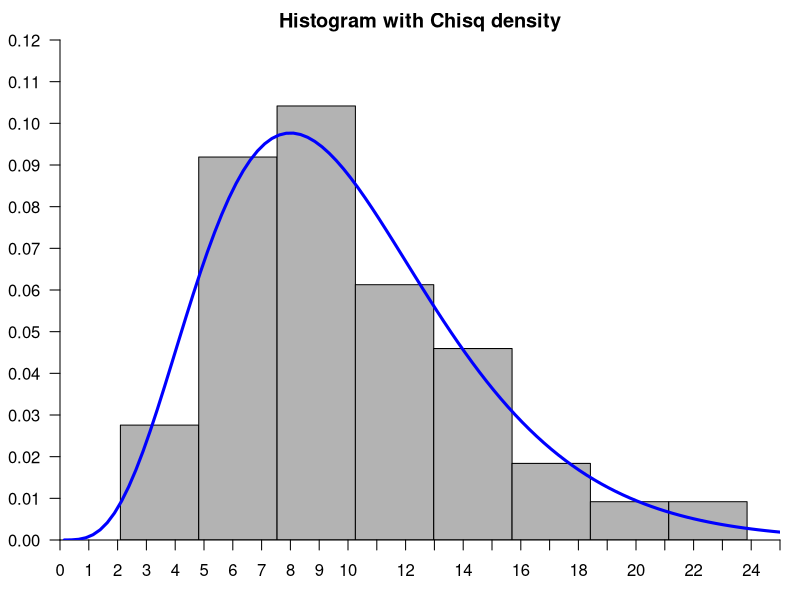

Source code (R): (Note: this script raises an error after producing the figure.)
file <- read.csv("doc.csv", header = F) #???????????? ????????????
####################################################
#1
max_element <- max(file$V1) #???????????????????????? ?????????????? ??????????????
max_element
min_element <- min(file$V1) #?????????????????????? ?????????????? ??????????????
min_element
mean_element <- mean(file$V1)
w <- max_element - min_element #???????????? ??????????????
w
sort(file$V1) #???????????????????? ?????????????? ???? ??????????????????????
n <- length(file$V1) #???????????????????? ????????????
n
#####################################################
#2
numofint = round(1 + log2(length(file$V1))) #?????????? ???????????????????? ???? ?????????????? ???????????????????? 
numofint
width<- w / numofint # ???????????? ??????????????????
width
mean(file$V1)
#####################################################
#####################################################
plot1 <- hist(file$V1, col="gray70",
              breaks = seq(min_element, max_element, by = width), 
              xlim = c(0, 25), ylim = c(0.00,0.12), axes = F, freq = F,
              main = "Histogram with Chisq density", plot = F)

relative_freq <- plot1$counts / length(file$V1) #
relative_freq

relative_freq/width
plot1$density
plot1$breaks

ppp<-plot1$mids - width/2
plot1$breaks

p1 <- pchisq(plot1$breaks[2], mean_element)

p2 <- pchisq(plot1$breaks[3], mean_element) - pchisq(plot1$breaks[2], mean_element)
p3 <- pchisq(plot1$breaks[4], mean_element) - pchisq(plot1$breaks[3], mean_element)
p4 <- pchisq(plot1$breaks[5], mean_element) - pchisq(plot1$breaks[4], mean_element)
p5 <- pchisq(plot1$breaks[6], mean_element) - pchisq(plot1$breaks[5], mean_element)
p6 <- pchisq(plot1$breaks[7], mean_element) - pchisq(plot1$breaks[6], mean_element)
p7 <- pchisq(plot1$breaks[8], mean_element) - pchisq(plot1$breaks[7], mean_element)
p8 <- 1 - p1 - p2 - p3 - p4 - p5 - p6 - p7
p1+p2+p3+p4+p5+p6+p7+p8
pt <- c(p1,p2,p3,p4,p5,p6,p7,p8)
npt <- pt * n

chi_sq <- sum((npt[-(7:8)] -  plot1$counts[-c(7:8)])^2/(npt[-(7:8)]) + 
  (npt[7] + npt[8] -  plot1$counts[7] -  plot1$counts[8])^2 / (npt[7] + npt[8]))

chi_sq <- sum((npt[-(7:8)] - plot1$counts[-c(7:8)])^2 /(npt[-(7:8)]) + 
                (npt[7] + npt[8] - plot1$counts[7] - plot1$counts[8])^2 / (npt[7] + npt[8]))

sum(chi_sq)
qchisq(0.95,5)
chisq.test(file)
sum(npt)
(npt[1]-9)^2/npt[1]+(npt[2]-30)^2/npt[2]+(npt[3]-34)^2/npt[3]+(npt[4]-20)^2/npt[4+(npt[5]-15)^2/npt[5]]+(npt[6]-6)^2/npt[6]+(npt[7]+npt[8]-6)^2/(npt[7]+npt[8])
pchisq(plot1$breaks[-2], mean_element) - pchisq(plot1$breaks[-length(plot1$breaks)], mean_element)
plot1$breaks[-1]
plot1$breaks[-length(plot1$breaks)]

par(mar = c(3, 3, 2, 1), xaxs = "i", yaxs = "i")
plot1 <- hist(file$V1, col="gray70",
              breaks = seq(min_element, max_element, by = width), 
              xlim = c(0, 25), ylim = c(0.00,0.12), axes = F, freq = F,
              main = "Histogram with Chisq density")
axis(1, seq(0, 25, 1))
axis(2, seq(0.00, 0.12, 0.01), las = 1)
curve(dchisq(x, df=10), 0.15, 25, 
      xlim = c(0,20), add = T, col = "blue", lwd = 3)

####################################################
####################################################
#3
png(filename = "../img/Histogram.png", #???????????????????? ??????????????????????
    width = 1920, height = 1080,
    pointsize = 24, res = 96 * 1.25)
paramentrs(mar = c(3, 3, 2, 1), xaxs = "i", yaxs = "i")
plot1 <- hist(file$V1, col="gray70",
            breaks = seq(min_element, max_element, by = width), 
            xlim = c(0, 25), ylim = c(0.00,0.12), axes = F, freq = F,
            main = "Histogram")
axis(1, seq(0, 25, 1))
axis(2, seq(0.00, 0.12, 0.01), las = 1)
dev.off()

f<-cbind(plot1$breaks[-length(plot1$breaks)],plot1$counts) # f
p <- plot1$counts / length(file$V1) # p=f[2]/n
sum(p)# =1
f1<-p/w #f1
f1
####################################################
#4
mean_element <- mean(file$V1) #???????????????????? ??????????????
mean_element
variance_element <- var(file$V1) #???????????????????? ??????????????????
variance_element

####################################################
#5

### ?????????? ?????????????????????????? ?? ?????????????????????? ????????????=5.242, ??????????=0.523
png(filename = "../img/hist_with_gamma_dens.png", 
    width = 1920, height = 1080,
    pointsize = 24, res = 96 * 1.25)
par(mar = c(3, 3, 2, 1), xaxs = "i", yaxs = "i")
plot1 <- hist(file$V1, col="gray70",
              breaks = seq(min_element, max_element, by = width), 
              xlim = c(0, 25), ylim = c(0.00,0.12), axes = F, freq = F,
              main = "Histogram with Gamma density")
axis(1, seq(0, 25, 1))
axis(2, seq(0.00, 0.12, 0.01), las = 1)
curve(dgamma(x, shape=5.242, scale=1/0.523 ), 0.12, 25, 
      xlim = c(0,20), add = T, col = "red", lwd = 3)
dev.off()

# ???? ?????????????? ?????????????????????????? ?? ???????????? ???????????????? ??????????????=10.022
png(filename = "../img/hist_with_chisq_dens.png", 
    width = 1920, height = 1080,
    pointsize = 24, res = 96 * 1.25)
par(mar = c(3, 3, 2, 1), xaxs = "i", yaxs = "i")
plot1 <- hist(file$V1, col="gray70",
              breaks = seq(min_element, max_element, by = width), 
              xlim = c(0, 25), ylim = c(0.00,0.12), axes = F, freq = F,
              main = "Histogram with Chisq density")
axis(1, seq(0, 25, 1))
axis(2, seq(0.00, 0.12, 0.01), las = 1)
curve(dchisq(x, df=10.02202 ), 0.15, 25, 
      xlim = c(0,20), add = T, col = "blue", lwd = 3)
dev.off()

### ?????????? ?? ???? ?????????????? ?????????????????????????? ???? ?????????? ??????????????
png(filename = "../img/hist_with_gamma_and_chisq_dens.png", 
    width = 1920, height = 1080,
    pointsize = 24, res = 96 * 1.25)
par(mar = c(3, 3, 2, 1), xaxs = "i", yaxs = "i")
plot1 <- hist(file$V1, col="gray70",
              breaks = seq(min_element, max_element, by = width), 
              xlim = c(0, 25), ylim = c(0.00,0.12), axes = F, freq = F,
              main = "Histogram with Gamma and Chisq density")
axis(1, seq(0, 25, 1))
axis(2, seq(0.00, 0.12, 0.01), las = 1)
curve(dgamma(x, shape=5.242, scale=1/0.523 ), 0.12, 25, 
      xlim = c(0,20), add = T, col = "red", lwd = 3)
curve(dchisq(x, df=10.02202 ), 0.15, 25, 
      xlim = c(0,20), add = T, col = "blue", lwd = 3)
dev.off()

####################################################
#6
#???????????????????????? ?? ?????????????????????????? ?????????????? ?????????? ??????????????????????????
png(filename = "../img/emp_and_theor_CDF_gamma.png", 
    width = 1920, height = 1080,
    pointsize = 24, res = 96 * 1.25)
plot(ecdf(x), 
     main = "Empirical and theoritical CDF for the Gamma density", 
     lwd = 2, col = "green",
     xlab = "", ylab = "")
lines (x, (1:n)/n, type = 's', 
       col="green", lwd = 2)
curve(pgamma(x, shape=5.242, scale=1/0.523), 25, 1, 
      xlim = c(0,25), add = T, 
      col = "red", lwd = 3)
axis(1, seq(0, 25, 1))
dev.off()

#???????????????????????? ?? ?????????????????????????? ?????????????? ???? ?????????????? ??????????????????????????
png(filename = "../img/emp_and_theor_CDF_chisq.png", 
    width = 1920, height = 1080,
    pointsize = 24, res = 96 * 1.25)
plot(ecdf(x), 
     main = "Empirical and theoritical CDF for the Chisq density", 
     lwd = 2, col = "green",
     xlab = "", ylab = "")
lines (x, (1:n)/n, type = 's', 
       col="green", lwd = 2)
curve(pchisq(x, df=10.02202), 25, 1, 
      xlim = c(0,20), add = T, 
      col = "blue", lwd = 3)
axis(1, seq(0, 25, 1))
dev.off()

#???????????????????????? ?? ?????????????????????????? ?????????????? ?????????? ?? ???? ?????????????? ??????????????????????????
png(filename = "../img/emp_and_theor_CDF_gamma_chisq.png", 
    width = 1920, height = 1080,
    pointsize = 24, res = 96 * 1.25)
plot(ecdf(x), 
     main = "Empirical and theoritical CDF for the Gamma and Chisq density", 
     lwd = 2, col = "green",
     xlab = "", ylab = "")
lines (x, (1:n)/n, type = 's', 
       col="green", lwd = 2)
curve(pgamma(x, shape=5.242, scale=1/0.523), 25, 1, 
      xlim = c(0,25), add = T, 
      col = "red", lwd = 3)
curve(pchisq(x, df=10.02202), 25, 1, 
      xlim = c(0,20), add = T, 
      col = "blue", lwd = 3)
axis(1, seq(0, 25, 1))
dev.off()
